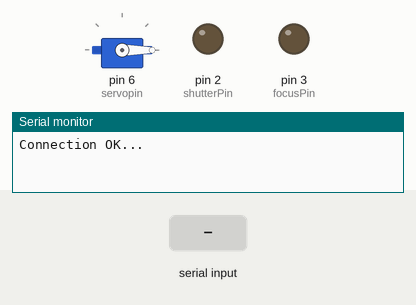
Bench run of a sketch on a simulated SparkFun Pro Micro, built with avr-gcc and run on an emulated ATmega32U4. Parts: servo, output pins drawn as LEDs (lit = HIGH), the last lines printed to the serial monitor. Dashed ring = blinking. Inputs (shaded band) come from the test bench.

Above: at 1.2 s.
1.3 s: "0\n" received over Serial
At 1.7 s:
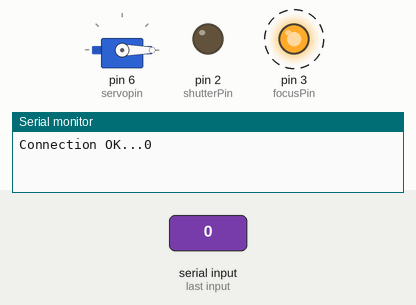
4.3 s: "1\n" received over Serial
At 5.4 s:
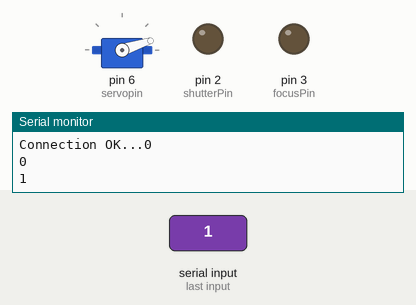
At 6.4 s:
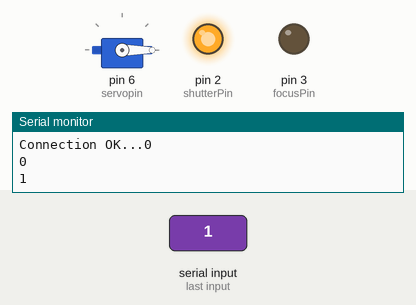
Timing chart, 0 to 9.5 s (numbered marks = the images above; inputs shaded):
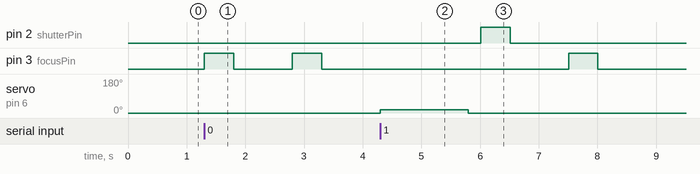

Measured:
- after the input at 1.3 s, pin 3 (focusPin): alternates HIGH for 0.50 s and LOW for 1.0 s, starting at once
- after the input at 4.3 s, pin 2 (shutterPin): LOW → HIGH after 1.7 s, → LOW 0.50 s later; pin 3 (focusPin): LOW → HIGH after 3.2 s, → LOW 0.50 s later; servo on pin 6 (servopin): 0° → 18° at once, → 0° 1.5 s later

The sketch:

sketch_cam_shutter_servo.ino
```cpp
/*
   Pour promicro

*/

#include <Servo.h>

Servo myservo;  // create servo object to control a servo
#define servopin 6
#define tempsdechute 211// delay in ms between servo closing and shutter

int shutterPin =2;
int focusPin =3;

void setup() {
  // Open serial communications and wait for port to open:
  Serial.begin(9600);

  pinMode(servopin, OUTPUT);
  myservo.attach(servopin);  // attaches the servo on pin servopin to the servo object
  myservo.write(0);
    pinMode(focusPin, OUTPUT);
    pinMode(shutterPin, OUTPUT);
  while (!Serial) {
    ; // wait for serial port to connect. Needed for native USB port only
  }
  Serial.print("Connection OK...");

   digitalWrite(shutterPin,LOW);

}


void loop() {
  if (Serial.available())

  {
int inputstring = Serial.parseInt();
switch (inputstring){
case 0:
      Serial.println(inputstring);
      digitalWrite(focusPin,HIGH);
      delay (500);
      digitalWrite(focusPin,LOW);

break;

case 1:
      Serial.println(inputstring);
      servo_goutte(1500);
      delay(tempsdechute);
      digitalWrite(shutterPin,HIGH);
      delay (500);
      digitalWrite(shutterPin,LOW);
break;

default:
      Serial.println("Enter 1 for shutter or 0 for focus");
break;
  }
}
}

void servo_goutte(int tempoms) {


  int val=103;
  val = map(val, 0, 1023, 0, 180);     // scale it to use it with the servo (value between 0 and 180)
  myservo.write(val);                  // sets the servo position according to the scaled value
  delay(tempoms);      // waits for the servo to get there
  myservo.write(0);
                 // postion 103deg

}
```
